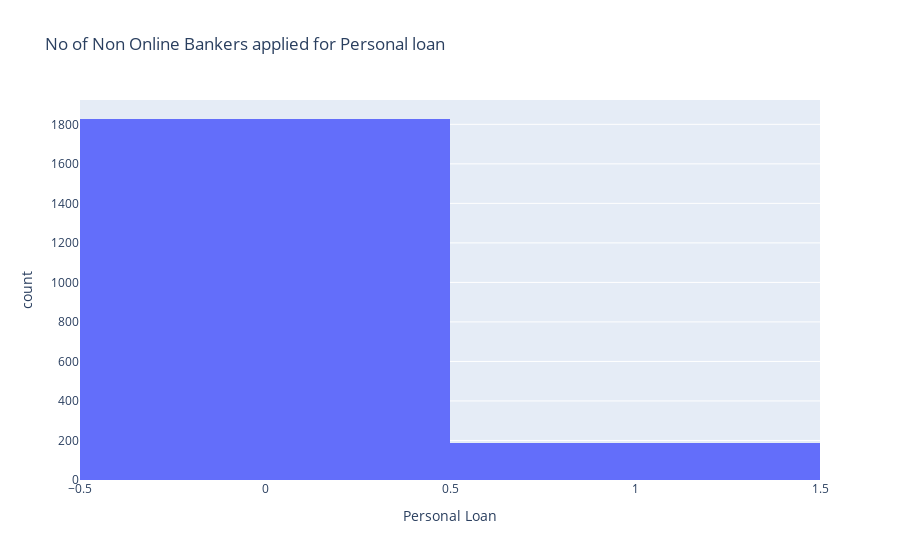

Here is the notebook cell this chart was saved with:
### Code cell
fig = px.histogram(Online_N,x ='Personal Loan', 
                   title ='No of Non Online Bankers applied for Personal loan')
fig.show()

### Figure 1 — Plotly figure (JSON) as saved in the notebook; plotly's stock layout.template omitted (floating-point values rounded to 4 significant figures; data arrays with more than 128 entries replaced by an {"elided": "..."} marker saying what was removed)
{"data": [{"alignmentgroup": "True", "bingroup": "x", "hovertemplate": "Personal Loan=%{x}<br>count=%{y}<extra></extra>", "legendgroup": "", "marker": {"color": "#636efa", "pattern": {"shape": ""}}, "name": "", "offsetgroup": "", "orientation": "v", "showlegend": false, "type": "histogram", "x": {"elided": "2016 int values"}, "xaxis": "x", "yaxis": "y"}], "layout": {"barmode": "relative", "legend": {"tracegroupgap": 0}, "title": {"text": "No of Non Online Bankers applied for Personal loan"}, "xaxis": {"anchor": "y", "domain": [0, 1], "title": {"text": "Personal Loan"}}, "yaxis": {"anchor": "x", "domain": [0, 1], "title": {"text": "count"}}}}
